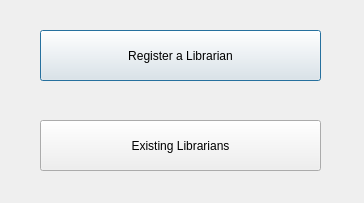
<?xml version="1.0" encoding="UTF-8"?>
<ui version="4.0">
 <class>librariansForm</class>
 <widget class="QDialog" name="librariansForm">
  <property name="geometry">
   <rect>
    <x>0</x>
    <y>0</y>
    <width>364</width>
    <height>203</height>
   </rect>
  </property>
  <property name="windowTitle">
   <string>Librarians</string>
  </property>
  <widget class="QPushButton" name="registerALibrarianBtn">
   <property name="geometry">
    <rect>
     <x>40</x>
     <y>30</y>
     <width>281</width>
     <height>51</height>
    </rect>
   </property>
   <property name="text">
    <string>Register a Librarian</string>
   </property>
  </widget>
  <widget class="QPushButton" name="existingLibrariansBtn">
   <property name="geometry">
    <rect>
     <x>40</x>
     <y>120</y>
     <width>281</width>
     <height>51</height>
    </rect>
   </property>
   <property name="text">
    <string>Existing Librarians</string>
   </property>
  </widget>
 </widget>
 <resources/>
 <connections/>
</ui>
